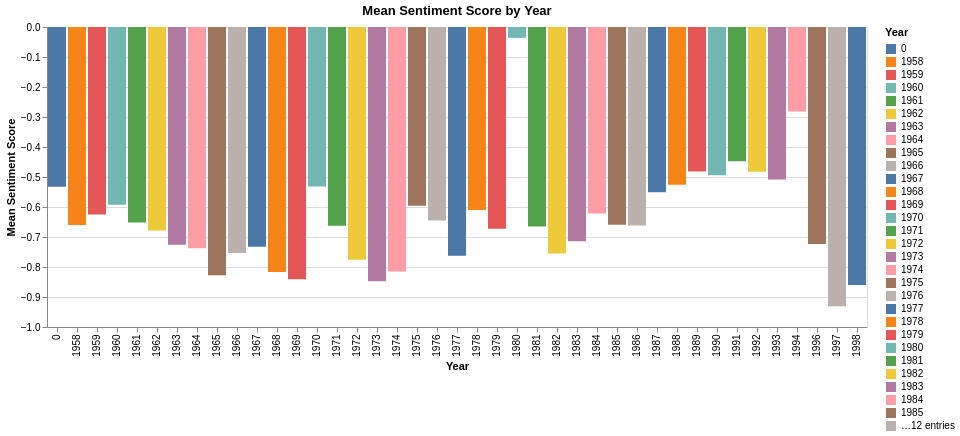

The notebook cell saved with this chart:
### Markdown cell above
### Let's redo the graphs using the Atair Package

### Code cell
import altair as alt

# Prepare data for mean sentiment score by year
dfg_year = df_output.groupby('Yr')['sentiment_score'].mean().reset_index()
dfg_year['Yr'] = dfg_year['Yr'].astype(str).str.replace(r'\.0$', '', regex=True)

# Create the Altair bar chart for Sentiment Score by Year
chart_year = alt.Chart(dfg_year).mark_bar().encode(
    x=alt.X('Yr:N', title='Year'), # Use :N for nominal (categorical) data
    y=alt.Y('sentiment_score:Q', title='Mean Sentiment Score'),
    color=alt.Color('Yr:N', legend=alt.Legend(title="Year")),
    tooltip=['Yr', 'sentiment_score']
).properties(
    title='Mean Sentiment Score by Year'
).interactive()

chart_year

### Figure 1 — Vega specification as saved in the notebook (floating-point values rounded to 4 significant figures)
{"$schema": "https://vega.github.io/schema/vega/v5.json", "data": [{"name": "param_17_store"}, {"name": "source_0", "values": [{"Yr": "0", "sentiment_score": -0.5325, "sentiment_score_end": -0.5325, "sentiment_score_start": 0.0}, {"Yr": "1958", "sentiment_score": -0.6597, "sentiment_score_end": -0.6597, "sentiment_score_start": 0.0}, {"Yr": "1959", "sentiment_score": -0.625, "sentiment_score_end": -0.625, "sentiment_score_start": 0.0}, {"Yr": "1960", "sentiment_score": -0.5929, "sentiment_score_end": -0.5929, "sentiment_score_start": 0.0}, {"Yr": "1961", "sentiment_score": -0.6516, "sentiment_score_end": -0.6516, "sentiment_score_start": 0.0}, {"Yr": "1962", "sentiment_score": -0.6784, "sentiment_score_end": -0.6784, "sentiment_score_start": 0.0}, {"Yr": "1963", "sentiment_score": -0.726, "sentiment_score_end": -0.726, "sentiment_score_start": 0.0}, {"Yr": "1964", "sentiment_score": -0.7377, "sentiment_score_end": -0.7377, "sentiment_score_start": 0.0}, {"Yr": "1965", "sentiment_score": -0.8277, "sentiment_score_end": -0.8277, "sentiment_score_start": 0.0}, {"Yr": "1966", "sentiment_score": -0.7533, "sentiment_score_end": -0.7533, "sentiment_score_start": 0.0}, {"Yr": "1967", "sentiment_score": -0.7326, "sentiment_score_end": -0.7326, "sentiment_score_start": 0.0}, {"Yr": "1968", "sentiment_score": -0.8168, "sentiment_score_end": -0.8168, "sentiment_score_start": 0.0}, {"Yr": "1969", "sentiment_score": -0.8407, "sentiment_score_end": -0.8407, "sentiment_score_start": 0.0}, {"Yr": "1970", "sentiment_score": -0.5318, "sentiment_score_end": -0.5318, "sentiment_score_start": 0.0}, {"Yr": "1971", "sentiment_score": -0.6624, "sentiment_score_end": -0.6624, "sentiment_score_start": 0.0}, {"Yr": "1972", "sentiment_score": -0.7757, "sentiment_score_end": -0.7757, "sentiment_score_start": 0.0}, {"Yr": "1973", "sentiment_score": -0.8472, "sentiment_score_end": -0.8472, "sentiment_score_start": 0.0}, {"Yr": "1974", "sentiment_score": -0.8151, "sentiment_score_end": -0.8151, "sentiment_score_start": 0.0}, {"Yr": "1975", "sentiment_score": -0.5959, "sentiment_score_end": -0.5959, "sentiment_score_start": 0.0}, {"Yr": "1976", "sentiment_score": -0.6447, "sentiment_score_end": -0.6447, "sentiment_score_start": 0.0}, {"Yr": "1977", "sentiment_score": -0.7628, "sentiment_score_end": -0.7628, "sentiment_score_start": 0.0}, {"Yr": "1978", "sentiment_score": -0.6096, "sentiment_score_end": -0.6096, "sentiment_score_start": 0.0}, {"Yr": "1979", "sentiment_score": -0.6728, "sentiment_score_end": -0.6728, "sentiment_score_start": 0.0}, {"Yr": "1980", "sentiment_score": -0.03618, "sentiment_score_end": -0.03618, "sentiment_score_start": 0.0}, {"Yr": "1981", "sentiment_score": -0.6646, "sentiment_score_end": -0.6646, "sentiment_score_start": 0.0}, {"Yr": "1982", "sentiment_score": -0.7547, "sentiment_score_end": -0.7547, "sentiment_score_start": 0.0}, {"Yr": "1983", "sentiment_score": -0.7146, "sentiment_score_end": -0.7146, "sentiment_score_start": 0.0}, {"Yr": "1984", "sentiment_score": -0.6219, "sentiment_score_end": -0.6219, "sentiment_score_start": 0.0}, {"Yr": "1985", "sentiment_score": -0.659, "sentiment_score_end": -0.659, "sentiment_score_start": 0.0}, {"Yr": "1986", "sentiment_score": -0.6613, "sentiment_score_end": -0.6613, "sentiment_score_start": 0.0}, {"Yr": "1987", "sentiment_score": -0.5506, "sentiment_score_end": -0.5506, "sentiment_score_start": 0.0}, {"Yr": "1988", "sentiment_score": -0.5256, "sentiment_score_end": -0.5256, "sentiment_score_start": 0.0}, {"Yr": "1989", "sentiment_score": -0.4816, "sentiment_score_end": -0.4816, "sentiment_score_start": 0.0}, {"Yr": "1990", "sentiment_score": -0.4938, "sentiment_score_end": -0.4938, "sentiment_score_start": 0.0}, {"Yr": "1991", "sentiment_score": -0.4473, "sentiment_score_end": -0.4473, "sentiment_score_start": 0.0}, {"Yr": "1992", "sentiment_score": -0.4825, "sentiment_score_end": -0.4825, "sentiment_score_start": 0.0}, {"Yr": "1993", "sentiment_score": -0.5081, "sentiment_score_end": -0.5081, "sentiment_score_start": 0.0}, {"Yr": "1994", "sentiment_score": -0.2816, "sentiment_score_end": -0.2816, "sentiment_score_start": 0.0}, {"Yr": "1996", "sentiment_score": -0.7236, "sentiment_score_end": -0.7236, "sentiment_score_start": 0.0}, {"Yr": "1997", "sentiment_score": -0.9306, "sentiment_score_end": -0.9306, "sentiment_score_start": 0.0}, {"Yr": "1998", "sentiment_score": -0.86, "sentiment_score_end": -0.86, "sentiment_score_start": 0.0}]}, {"name": "source_0_x_domain_Yr", "values": [{"Yr": "0"}, {"Yr": "1958"}, {"Yr": "1959"}, {"Yr": "1960"}, {"Yr": "1961"}, {"Yr": "1962"}, {"Yr": "1963"}, {"Yr": "1964"}, {"Yr": "1965"}, {"Yr": "1966"}, {"Yr": "1967"}, {"Yr": "1968"}, {"Yr": "1969"}, {"Yr": "1970"}, {"Yr": "1971"}, {"Yr": "1972"}, {"Yr": "1973"}, {"Yr": "1974"}, {"Yr": "1975"}, {"Yr": "1976"}, {"Yr": "1977"}, {"Yr": "1978"}, {"Yr": "1979"}, {"Yr": "1980"}, {"Yr": "1981"}, {"Yr": "1982"}, {"Yr": "1983"}, {"Yr": "1984"}, {"Yr": "1985"}, {"Yr": "1986"}, {"Yr": "1987"}, {"Yr": "1988"}, {"Yr": "1989"}, {"Yr": "1990"}, {"Yr": "1991"}, {"Yr": "1992"}, {"Yr": "1993"}, {"Yr": "1994"}, {"Yr": "1996"}, {"Yr": "1997"}, {"Yr": "1998"}]}, {"name": "source_0_color_domain_Yr", "values": [{"Yr": "0"}, {"Yr": "1958"}, {"Yr": "1959"}, {"Yr": "1960"}, {"Yr": "1961"}, {"Yr": "1962"}, {"Yr": "1963"}, {"Yr": "1964"}, {"Yr": "1965"}, {"Yr": "1966"}, {"Yr": "1967"}, {"Yr": "1968"}, {"Yr": "1969"}, {"Yr": "1970"}, {"Yr": "1971"}, {"Yr": "1972"}, {"Yr": "1973"}, {"Yr": "1974"}, {"Yr": "1975"}, {"Yr": "1976"}, {"Yr": "1977"}, {"Yr": "1978"}, {"Yr": "1979"}, {"Yr": "1980"}, {"Yr": "1981"}, {"Yr": "1982"}, {"Yr": "1983"}, {"Yr": "1984"}, {"Yr": "1985"}, {"Yr": "1986"}, {"Yr": "1987"}, {"Yr": "1988"}, {"Yr": "1989"}, {"Yr": "1990"}, {"Yr": "1991"}, {"Yr": "1992"}, {"Yr": "1993"}, {"Yr": "1994"}, {"Yr": "1996"}, {"Yr": "1997"}, {"Yr": "1998"}]}], "signals": [{"name": "x_step", "value": 20}, {"name": "width", "update": "bandspace(domain('x').length, 0.1, 0.05) * x_step"}, {"name": "unit", "value": {}, "on": [{"events": "pointermove", "update": "isTuple(group()) ? group() : unit"}]}, {"name": "param_17", "update": "vlSelectionResolve(\"param_17_store\", \"union\")"}, {"name": "param_17_Yr", "on": [{"events": [{"source": "view", "type": "dblclick"}], "update": "null"}, {"events": {"signal": "param_17_translate_delta"}, "update": "panLinear(param_17_translate_anchor.extent_x, -param_17_translate_delta.x / width)"}, {"events": {"signal": "param_17_zoom_delta"}, "update": "zoomLinear(domain(\"x\"), param_17_zoom_anchor.x, param_17_zoom_delta)"}]}, {"name": "param_17_sentiment_score", "on": [{"events": [{"source": "view", "type": "dblclick"}], "update": "null"}, {"events": {"signal": "param_17_translate_delta"}, "update": "panLinear(param_17_translate_anchor.extent_y, param_17_translate_delta.y / height)"}, {"events": {"signal": "param_17_zoom_delta"}, "update": "zoomLinear(domain(\"y\"), param_17_zoom_anchor.y, param_17_zoom_delta)"}]}, {"name": "param_17_tuple", "on": [{"events": [{"signal": "param_17_Yr || param_17_sentiment_score"}], "update": "param_17_Yr && param_17_sentiment_score ? {unit: \"\", fields: param_17_tuple_fields, values: [param_17_Yr,param_17_sentiment_score]} : null"}]}, {"name": "param_17_tuple_fields", "value": [{"field": "Yr", "channel": "x", "type": "E"}, {"field": "sentiment_score", "channel": "y", "type": "R"}]}, {"name": "param_17_translate_anchor", "value": {}, "on": [{"events": [{"source": "scope", "type": "pointerdown"}], "update": "{x: x(unit), y: y(unit), extent_x: domain(\"x\"), extent_y: domain(\"y\")}"}]}, {"name": "param_17_translate_delta", "value": {}, "on": [{"events": [{"source": "window", "between": [{"source": "scope", "type": "pointerdown"}, {"source": "window", "type": "pointerup"}], "type": "pointermove", "consume": true}], "update": "{x: param_17_translate_anchor.x - x(unit), y: param_17_translate_anchor.y - y(unit)}"}]}, {"name": "param_17_zoom_anchor", "on": [{"events": [{"source": "scope", "type": "wheel", "consume": true}], "update": "{x: invert(\"x\", x(unit)), y: invert(\"y\", y(unit))}"}]}, {"name": "param_17_zoom_delta", "on": [{"events": [{"source": "scope", "type": "wheel", "consume": true}], "update": "pow(1.001, event.deltaY * pow(16, event.deltaMode))", "force": true}]}, {"name": "param_17_modify", "on": [{"events": {"signal": "param_17_tuple"}, "update": "modify(\"param_17_store\", param_17_tuple, true)"}]}], "marks": [{"type": "rect", "name": "marks", "from": {"data": "source_0"}, "encode": {"update": {"y": {"field": "sentiment_score_end", "scale": "y"}, "y2": {"field": "sentiment_score_start", "scale": "y"}, "x": {"field": "Yr", "scale": "x"}, "tooltip": {"signal": "{\"Yr\": isValid(datum[\"Yr\"]) ? datum[\"Yr\"] : \"\"+datum[\"Yr\"], \"sentiment_score\": format(datum[\"sentiment_score\"], \"\")}"}, "fill": {"field": "Yr", "scale": "color"}, "width": {"signal": "max(0.25, bandwidth('x'))"}}}, "interactive": true, "style": ["bar"], "clip": true}], "scales": [{"name": "x", "type": "band", "domain": {"data": "source_0_x_domain_Yr", "field": "Yr", "sort": true}, "range": {"step": {"signal": "x_step"}}, "paddingInner": 0.1, "paddingOuter": 0.05}, {"name": "y", "type": "linear", "domain": {"data": "source_0", "fields": ["sentiment_score_start", "sentiment_score_end"]}, "range": [{"signal": "height"}, 0], "domainRaw": {"signal": "param_17[\"sentiment_score\"]"}, "nice": true, "zero": true}, {"name": "color", "type": "ordinal", "domain": {"data": "source_0_color_domain_Yr", "field": "Yr", "sort": true}, "range": "category"}], "axes": [{"scale": "y", "maxExtent": 0, "aria": false, "gridScale": "x", "grid": true, "tickCount": {"signal": "ceil(height/40)"}, "ticks": false, "orient": "left", "domain": false, "minExtent": 0, "labels": false, "zindex": 0}, {"scale": "x", "title": "Year", "orient": "bottom", "labelAlign": "right", "labelAngle": 270, "zindex": 0, "grid": false, "labelBaseline": "middle"}, {"scale": "y", "grid": false, "title": "Mean Sentiment Score", "tickCount": {"signal": "ceil(height/40)"}, "zindex": 0, "orient": "left", "labelOverlap": true}], "title": {"text": "Mean Sentiment Score by Year", "frame": "group"}, "height": 300, "legends": [{"title": "Year", "fill": "color", "symbolType": "square"}], "style": "cell", "padding": 5, "background": "white"}
